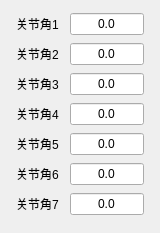
      <widget class="QWidget" name="verticalLayoutWidget_14">
       <property name="geometry">
        <rect>
         <x>410</x>
         <y>280</y>
         <width>160</width>
         <height>233</height>
        </rect>
       </property>
       <layout class="QVBoxLayout" name="verticalLayout_24">
        <item>
         <layout class="QHBoxLayout" name="horizontalLayout_83">
          <item>
           <spacer name="horizontalSpacer_66">
            <property name="orientation">
             <enum>Qt::Horizontal</enum>
            </property>
            <property name="sizeHint" stdset="0">
             <size>
              <width>40</width>
              <height>20</height>
             </size>
            </property>
           </spacer>
          </item>
          <item>
           <widget class="QLabel" name="label_70">
            <property name="text">
             <string>关节角1</string>
            </property>
           </widget>
          </item>
          <item>
           <spacer name="horizontalSpacer_67">
            <property name="orientation">
             <enum>Qt::Horizontal</enum>
            </property>
            <property name="sizeHint" stdset="0">
             <size>
              <width>40</width>
              <height>20</height>
             </size>
            </property>
           </spacer>
          </item>
          <item>
           <widget class="QLineEdit" name="RobotJoint1AngleLineEdit">
            <property name="text">
             <string>0.0</string>
            </property>
            <property name="alignment">
             <set>Qt::AlignCenter</set>
            </property>
           </widget>
          </item>
          <item>
           <spacer name="horizontalSpacer_68">
            <property name="orientation">
             <enum>Qt::Horizontal</enum>
            </property>
            <property name="sizeHint" stdset="0">
             <size>
              <width>40</width>
              <height>20</height>
             </size>
            </property>
           </spacer>
          </item>
         </layout>
        </item>
        <item>
         <layout class="QHBoxLayout" name="horizontalLayout_81">
          <item>
           <spacer name="horizontalSpacer_60">
            <property name="orientation">
             <enum>Qt::Horizontal</enum>
            </property>
            <property name="sizeHint" stdset="0">
             <size>
              <width>40</width>
              <height>20</height>
             </size>
            </property>
           </spacer>
          </item>
          <item>
           <widget class="QLabel" name="label_68">
            <property name="text">
             <string>关节角2</string>
            </property>
           </widget>
          </item>
          <item>
           <spacer name="horizontalSpacer_61">
            <property name="orientation">
             <enum>Qt::Horizontal</enum>
            </property>
            <property name="sizeHint" stdset="0">
             <size>
              <width>40</width>
              <height>20</height>
             </size>
            </property>
           </spacer>
          </item>
          <item>
           <widget class="QLineEdit" name="RobotJoint2AngleLineEdit">
            <property name="text">
             <string>0.0</string>
            </property>
            <property name="alignment">
             <set>Qt::AlignCenter</set>
            </property>
           </widget>
          </item>
          <item>
           <spacer name="horizontalSpacer_62">
            <property name="orientation">
             <enum>Qt::Horizontal</enum>
            </property>
            <property name="sizeHint" stdset="0">
             <size>
              <width>40</width>
              <height>20</height>
             </size>
            </property>
           </spacer>
          </item>
         </layout>
        </item>
        <item>
         <layout class="QHBoxLayout" name="horizontalLayout_71">
          <item>
           <spacer name="horizontalSpacer_48">
            <property name="orientation">
             <enum>Qt::Horizontal</enum>
            </property>
            <property name="sizeHint" stdset="0">
             <size>
              <width>40</width>
              <height>20</height>
             </size>
            </property>
           </spacer>
          </item>
          <item>
           <widget class="QLabel" name="label_58">
            <property name="text">
             <string>关节角3</string>
            </property>
           </widget>
          </item>
          <item>
           <spacer name="horizontalSpacer_49">
            <property name="orientation">
             <enum>Qt::Horizontal</enum>
            </property>
            <property name="sizeHint" stdset="0">
             <size>
              <width>40</width>
              <height>20</height>
             </size>
            </property>
           </spacer>
          </item>
          <item>
           <widget class="QLineEdit" name="RobotJoint3AngleLineEdit">
            <property name="text">
             <string>0.0</string>
            </property>
            <property name="alignment">
             <set>Qt::AlignCenter</set>
            </property>
           </widget>
          </item>
          <item>
           <spacer name="horizontalSpacer_50">
            <property name="orientation">
             <enum>Qt::Horizontal</enum>
            </property>
            <property name="sizeHint" stdset="0">
             <size>
              <width>40</width>
              <height>20</height>
             </size>
            </property>
           </spacer>
          </item>
         </layout>
        </item>
        <item>
         <layout class="QHBoxLayout" name="horizontalLayout_78">
          <item>
           <spacer name="horizontalSpacer_51">
            <property name="orientation">
             <enum>Qt::Horizontal</enum>
            </property>
            <property name="sizeHint" stdset="0">
             <size>
              <width>40</width>
              <height>20</height>
             </size>
            </property>
           </spacer>
          </item>
          <item>
           <widget class="QLabel" name="label_65">
            <property name="text">
             <string>关节角4</string>
            </property>
           </widget>
          </item>
          <item>
           <spacer name="horizontalSpacer_52">
            <property name="orientation">
             <enum>Qt::Horizontal</enum>
            </property>
            <property name="sizeHint" stdset="0">
             <size>
              <width>40</width>
              <height>20</height>
             </size>
            </property>
           </spacer>
          </item>
          <item>
           <widget class="QLineEdit" name="RobotJoint4AngleLineEdit">
            <property name="text">
             <string>0.0</string>
            </property>
            <property name="alignment">
             <set>Qt::AlignCenter</set>
            </property>
           </widget>
          </item>
          <item>
           <spacer name="horizontalSpacer_53">
            <property name="orientation">
             <enum>Qt::Horizontal</enum>
            </property>
            <property name="sizeHint" stdset="0">
             <size>
              <width>40</width>
              <height>20</height>
             </size>
            </property>
           </spacer>
          </item>
         </layout>
        </item>
        <item>
         <layout class="QHBoxLayout" name="horizontalLayout_79">
          <item>
           <spacer name="horizontalSpacer_54">
            <property name="orientation">
             <enum>Qt::Horizontal</enum>
            </property>
            <property name="sizeHint" stdset="0">
             <size>
              <width>40</width>
              <height>20</height>
             </size>
            </property>
           </spacer>
          </item>
          <item>
           <widget class="QLabel" name="label_66">
            <property name="text">
             <string>关节角5</string>
            </property>
           </widget>
          </item>
          <item>
           <spacer name="horizontalSpacer_55">
            <property name="orientation">
             <enum>Qt::Horizontal</enum>
            </property>
            <property name="sizeHint" stdset="0">
             <size>
              <width>40</width>
              <height>20</height>
             </size>
            </property>
           </spacer>
          </item>
          <item>
           <widget class="QLineEdit" name="RobotJoint5AngleLineEdit">
            <property name="text">
             <string>0.0</string>
            </property>
            <property name="alignment">
             <set>Qt::AlignCenter</set>
            </property>
           </widget>
          </item>
          <item>
           <spacer name="horizontalSpacer_56">
            <property name="orientation">
             <enum>Qt::Horizontal</enum>
            </property>
            <property name="sizeHint" stdset="0">
             <size>
              <width>40</width>
              <height>20</height>
             </size>
            </property>
           </spacer>
          </item>
         </layout>
        </item>
        <item>
         <layout class="QHBoxLayout" name="horizontalLayout_80">
          <item>
           <spacer name="horizontalSpacer_57">
            <property name="orientation">
             <enum>Qt::Horizontal</enum>
            </property>
            <property name="sizeHint" stdset="0">
             <size>
              <width>40</width>
              <height>20</height>
             </size>
            </property>
           </spacer>
          </item>
          <item>
           <widget class="QLabel" name="label_67">
            <property name="text">
             <string>关节角6</string>
            </property>
           </widget>
          </item>
          <item>
           <spacer name="horizontalSpacer_58">
            <property name="orientation">
             <enum>Qt::Horizontal</enum>
            </property>
            <property name="sizeHint" stdset="0">
             <size>
              <width>40</width>
              <height>20</height>
             </size>
            </property>
           </spacer>
          </item>
          <item>
           <widget class="QLineEdit" name="RobotJoint6AngleLineEdit">
            <property name="text">
             <string>0.0</string>
            </property>
            <property name="alignment">
             <set>Qt::AlignCenter</set>
            </property>
           </widget>
          </item>
          <item>
           <spacer name="horizontalSpacer_59">
            <property name="orientation">
             <enum>Qt::Horizontal</enum>
            </property>
            <property name="sizeHint" stdset="0">
             <size>
              <width>40</width>
              <height>20</height>
             </size>
            </property>
           </spacer>
          </item>
         </layout>
        </item>
        <item>
         <layout class="QHBoxLayout" name="horizontalLayout_82">
          <item>
           <spacer name="horizontalSpacer_63">
            <property name="orientation">
             <enum>Qt::Horizontal</enum>
            </property>
            <property name="sizeHint" stdset="0">
             <size>
              <width>40</width>
              <height>20</height>
             </size>
            </property>
           </spacer>
          </item>
          <item>
           <widget class="QLabel" name="label_69">
            <property name="text">
             <string>关节角7</string>
            </property>
           </widget>
          </item>
          <item>
           <spacer name="horizontalSpacer_64">
            <property name="orientation">
             <enum>Qt::Horizontal</enum>
            </property>
            <property name="sizeHint" stdset="0">
             <size>
              <width>40</width>
              <height>20</height>
             </size>
            </property>
           </spacer>
          </item>
          <item>
           <widget class="QLineEdit" name="RobotJoint7AngleLineEdit">
            <property name="text">
             <string>0.0</string>
            </property>
            <property name="alignment">
             <set>Qt::AlignCenter</set>
            </property>
           </widget>
          </item>
          <item>
           <spacer name="horizontalSpacer_65">
            <property name="orientation">
             <enum>Qt::Horizontal</enum>
            </property>
            <property name="sizeHint" stdset="0">
             <size>
              <width>40</width>
              <height>20</height>
             </size>
            </property>
           </spacer>
          </item>
         </layout>
        </item>
       </layout>
      </widget>
